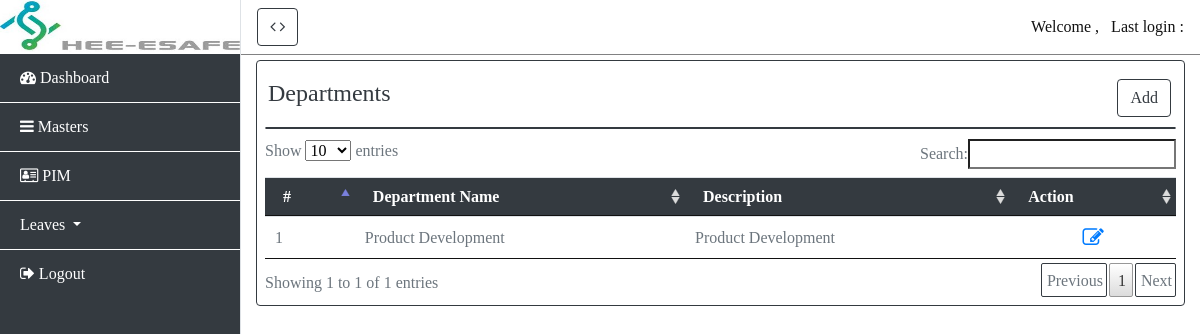
The page /masters/department/ on the database its author committed.
### masters/models.py (models this page shows, shortened)
class Department(models.Model):
    departmentname = models.CharField(max_length=50)
    description = models.CharField(max_length=50)

### masters/views.py (the view)
# urls.py: path('department/', views.department, name = 'department'),
def department(request):
    if request.method == 'POST':
        department = Department(departmentname=request.POST['departmentname'],description=request.POST['description'])
        department.save()
        return redirect('department')
    else:
        departments = Department.objects.all().order_by('departmentname')
    return render(request,'department.html',{'title':'status List','departments':departments})

### masters/templates/department.html (shortened to what this page needs)
{% extends 'login/dashboard.html' %}
{% block content %}
<div class="container-fluid text-right" style="margin:10px;">
    <h4 style="float: left;margin-left: -22px;">Departments</h4>
    <button type="button" class="btn btn-primary" data-toggle="modal" data-target="#addjobdepartment">
        Add
    </button>
</div>
<div class="card" style="margin: 10px 0px 10px 0px;"></div>
        <table id="example" class="table table-striped" style="width:100%">
        <thead>
            <tr>
                <th>#</th>
                <th>Department Name</th>
                <th>Description</th>
                <th>Action</th>
            </tr>
        </thead>
        <tbody>
            {% for department in departments %}
            <tr>
                <td>{{ forloop.counter }}</td>
                <td>{{ department.departmentname }}</td>
                <td>{{ department.description }}</td>
                <td style="text-align: center;" data-toggle="tooltip" title="Click to edit">
                    <a href="#" data-toggle="modal" data-target="#editjobdepartment{{ department.id }}"><i
                            class="fa fa-pencil-square-o fa-lg" aria-hidden="true"></i></a>
                </td>
            </tr>
            {% endfor %}
        </tbody>
    </table>
</div>
{% endblock %}

### login/static/css/style2/simple-sidebar.css (style rules this page uses)
body { overflow-x: hidden; font-family: "Times New Roman", Times, serif; font-size: 16px; color:#343a40; }
.btn-primary { color: #343a40; background-color: #ffffff; border-color: #343a40; }
.table { width: 100%; margin-bottom: 1rem; color: #6c757d; }
.table thead th { vertical-align: bottom; border-bottom: 1px solid #343a40; }
tr { line-height: 17px; }
.table td, .table th { padding: .75rem; vertical-align: top; }
.card { border: 1px solid rgba(52,58,64,1) !important; border-radius: .25rem; }
.table-striped tbody tr:nth-of-type(odd) { background-color: var(--white) !important; }

### rows shown on the page
Department: departmentname "Product Development", description "Product Development"
